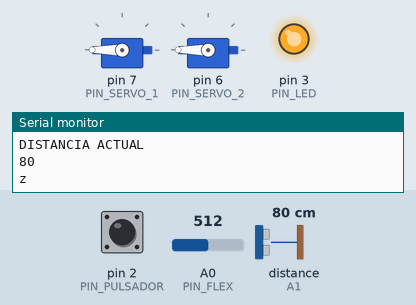
A sketch run on a simulated Arduino Uno, built with avr-gcc and run on an emulated ATmega328P. Shown: 2 × servo, output pins drawn as LEDs (lit = HIGH), the last lines printed to the serial monitor. Wiring (inferred from the names in the program): ultrasonic range finder: trigger A2; echo A1. Dashed ring = blinking. The test bench sets the inputs (shaded band); at power-on: distance to the obstacle (sensor on A1) 80 cm, A0 (PIN_FLEX) = 512, pin 2 (PIN_PULSADOR) LOW. The echo pulse lasts 58.3 µs per cm; pins used as bus, display or sensor lines are not drawn.

Above: at 2.8 s.
2.9 s: distance to the obstacle (sensor on A1) set to 24 cm
6.2 s: distance to the obstacle (sensor on A1) set to 18 cm
At 7.31 s:
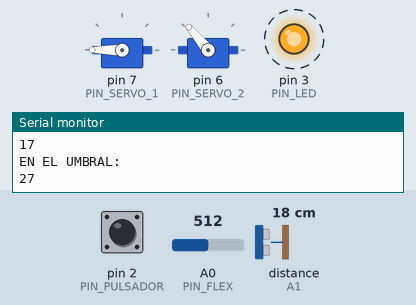
9.7 s: A0 (PIN_FLEX) set to 190
At 9.92 s:
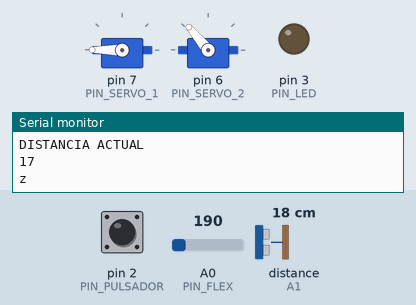
At 19.7 s:
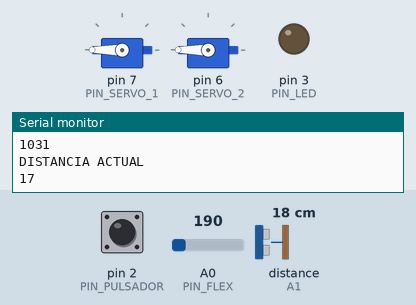
Timing chart, 0 to 20.0 s (numbered marks = the images above; inputs shaded):
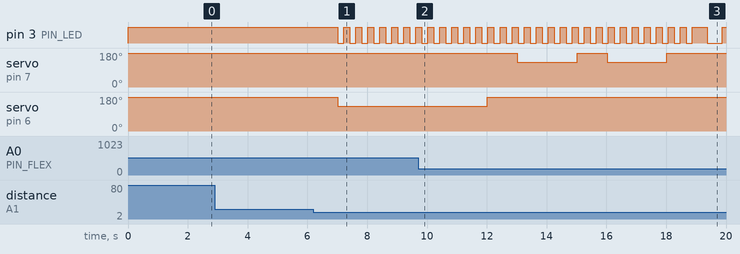

The sketch:

kuttalimentar.ino
```cpp
/// Habilitacion de debug para la impresion por el puerto serial
#define SERIAL_DEBUG_ENABLED 0

#if SERIAL_DEBUG_ENABLED
#define DebugPrint(str) \
  { \
    Serial.println(str); \
  }
#else
#define DebugPrint(str)
#endif

#define DebugPrintEstado(estado, evento) \
  { \
    String est = estado; \
    String evt = evento; \
    String str; \
    str = "-----------------------------------------------------"; \
    DebugPrint(str); \
    str = "EST-> [" + est + "]: " + "EVT-> [" + evt + "]."; \
    DebugPrint(str); \
    str = "-----------------------------------------------------"; \
    DebugPrint(str); \
  }

/// ESTADOS DEL EMBEBIDO
#define ESTADO_EMBED_INIT 100
#define ESTADO_EMBED_IDLE 101
#define ESTADO_EMBED_OPEN_SERVING 102
#define ESTADO_EMBED_CLOSED_MEASURING 103
#define ESTADO_EMBED_SERVING 104
#define ESTADO_EMBED_INSUFICIENTE 105

/// ESTADOS DEL LED
#define ESTADO_LED_APAGADO 200
#define ESTADO_LED_PRENDIDO 201

#define ESTADO_LED_SLOW_BLINK_PRENDIDO 202
#define ESTADO_LED_SLOW_BLINK_APAGADO 203

#define ESTADO_LED_FAST_BLINK_PRENDIDO 204
#define ESTADO_LED_FAST_BLINK_APAGADO 205

/// ESTADOS DEL BOTON
#define ESTADO_BOTON_PRESIONADO 1
#define ESTADO_BOTON_SUELTO 0

/// ESTADOS DEL SERVO
#define ESTADO_SERVO_ABIERTO 1
#define ESTADO_SERVO_CERRADO 0

/// ESTADOS DEL FLEX
#define ESTADO_FLEX_PORCION_SERVIDA 1
#define ESTADO_FLEX_PORCION_FALTANTE 0

/// EVENTOS
#define EVENTO_CONTINUE 1000
#define EVENTO_PESO_PORCION_FALTA 2000
#define EVENTO_PESO_PORCION_COMPLETA 3000
#define EVENTO_PESO_PORCION_INSUFICIENTE 4000
#define EVENTO_PRESENCIA_DETECTADA 5000
#define EVENTO_OPEN_SERVING_TIMEOUT 6000
#define EVENTO_PORCION_SERVIDA 7000

/// PINES
#define PIN_PULSADOR 2
#define PIN_LED 3
#define PIN_SERVO_1 7
#define PIN_SERVO_2 6
#define PIN_FLEX A0
#define PIN_DISTANCIA_ECHO A1
#define PIN_DISTANCIA_TRIGGER A2

#define SERVO_OPEN_POSITION 130
#define SERVO_CLOSED_POSITION 180

/// UMBRALES
#define UMBRAL_TIMEOUT 1000 // Para correr una vez por segundo
#define UMBRAL_LED_FAST_BLINK_TIMEOUT 200 // Estos numeros son grandes pero probablemente tengan que ser mucho mas chicos en el arduino normal
#define UMBRAL_LED_SLOW_BLINK_TIMEOUT 500
#define UMBRAL_PESO_PORCION 200
#define UMBRAL_PRESENCIA_MAXIMA 20
#define UMBRAL_PRESENCIA_MINIMA 1
#define UMBRAL_PROCESO_PORCION 1500
#define UMBRAL_PROCESO_SERVING 5000

#define SERVING_LIMIT 4 // Abrimos y cerramos el servo de porcion 4 veces y si no hay comida en ese punto mandamos al estado insuficiente

// INCLUDES
#include <Servo.h>
#include <SoftwareSerial.h>

/// TIPOS
typedef struct stSensor {
  int pin;
  int pinEcho;
  int pinTrigger;
  long valor_actual;
  long valor_previo;
  int estado;
} stSensor;
typedef struct stLed {
  int pin;
  int estado;

  long ultima_lectura_millis; // Esto va a ser usado para hacer un blink rapido o lento.
  bool timeout;
} stLed;
typedef struct stPulsador {
  int estado;
} stPulsador;
typedef int stEvento;
typedef int stEstado;
typedef struct stServo {
  Servo servo;
  int estado_servo;
} stServo;

/// VARIABLES GLOBALES
stEvento evento;  // Objeto con el ultimo evento ocurrido
volatile stEstado estado;  // Objeto estado con el estado actual del embebido
stSensor sensor_distancia;
stSensor sensor_flex;
stPulsador pulsador;
stLed led;
bool timeout;  // Timeout para el ciclo de la maquina de estado
long ultima_lectura_millis;
long ultima_lectura_millis_proceso_servir;
long ultima_lectura_millis_proceso_porcion; // Ultima lectura para medir el timing de los servos.
long ultima_lectura_millis_proceso_puerta;
stServo servo_porcion;  // Objeto servo para manejar puerta de porcion.
stServo servo_puerta;
SoftwareSerial BTSerial(10,11); // Objeto software serial para el modulo bluetooth en los pines 10 y 11.
int intentos_porcion = 0;

int UMBRAL_PESO_PORCION_CUSTOM = UMBRAL_PESO_PORCION; // Dejado como posible modo de mandar un peso custom de porcion

void do_init() {
  Serial.begin(9600);
  BTSerial.begin(9600);

  timeout = false;
  ultima_lectura_millis = millis();

  pinMode(PIN_PULSADOR, INPUT);
  attachInterrupt(digitalPinToInterrupt(PIN_PULSADOR), interrupt_pulsador, CHANGE);

  servo_porcion.servo.attach(PIN_SERVO_1);
  servo_puerta.servo.attach(PIN_SERVO_2);
  servo_porcion.estado_servo = ESTADO_SERVO_CERRADO;
  servo_puerta.estado_servo = ESTADO_SERVO_CERRADO;

  sensor_distancia.pinTrigger = PIN_DISTANCIA_TRIGGER;
  sensor_distancia.pinEcho = PIN_DISTANCIA_ECHO;

  sensor_flex.pin = PIN_FLEX;
  sensor_flex.estado = ESTADO_FLEX_PORCION_FALTANTE; // todo repensarlo

  led.pin = PIN_LED;
  led.estado = ESTADO_LED_APAGADO;
  pinMode(PIN_LED, OUTPUT);

  pulsador.estado = ESTADO_BOTON_SUELTO;

  estado = ESTADO_EMBED_INIT;
}

void setup() {
  do_init();
}

void loop() {
  maquina_estado();
}

bool detectar_eventos_flex(int lectura_millis) {
  if (servo_puerta.estado_servo == ESTADO_SERVO_ABIERTO || servo_porcion.estado_servo == ESTADO_SERVO_ABIERTO) {
    return false;
  }

  char buf[16];
  ltoa(sensor_flex.valor_actual, buf, 10);
  BTSerial.write(buf);

  if (sensor_flex.valor_actual < UMBRAL_PESO_PORCION_CUSTOM) {
    sensor_flex.estado = ESTADO_FLEX_PORCION_FALTANTE;
    ultima_lectura_millis_proceso_porcion = lectura_millis;
    if (intentos_porcion >= SERVING_LIMIT) {
      evento = EVENTO_PESO_PORCION_INSUFICIENTE;
      return true;
    }
    evento = EVENTO_PESO_PORCION_FALTA;
    return true;
  }

  if (sensor_flex.valor_actual >= UMBRAL_PESO_PORCION_CUSTOM && sensor_flex.estado != ESTADO_FLEX_PORCION_SERVIDA) {
    intentos_porcion = 0;
    sensor_flex.estado = ESTADO_FLEX_PORCION_SERVIDA;
    evento = EVENTO_PESO_PORCION_COMPLETA;
    return true;
  }

  return false;
}

bool detectar_eventos_distancia(int lectura_millis) {
  bool timeout_proceso = false;
  int diferencia;
  if (servo_porcion.estado_servo == ESTADO_SERVO_ABIERTO || servo_puerta.estado_servo == ESTADO_SERVO_ABIERTO) {
    return false;
  }
  if (sensor_distancia.valor_actual > UMBRAL_PRESENCIA_MINIMA && sensor_distancia.valor_actual < UMBRAL_PRESENCIA_MAXIMA) {
    Serial.println("EN EL UMBRAL:\t");
    Serial.println(sensor_distancia.valor_actual+'\n');
    // Chequeamos el timeout para el proceso de servir que se resetea una vez
    // que se sirve la primera comida.
    diferencia = (lectura_millis - ultima_lectura_millis_proceso_servir);
    //diferencia = 200000;
    timeout_proceso = (diferencia >= UMBRAL_PROCESO_SERVING) ? (true) : (false);
    if (timeout_proceso) {
      ultima_lectura_millis_proceso_puerta = lectura_millis;
      evento = EVENTO_PRESENCIA_DETECTADA;
      return true;
    }
  }

  return false;
}

bool detectar_eventos_servo_porcion(int lectura_millis) {
  bool timeout_proceso = false;
  int diferencia;
  if (servo_porcion.estado_servo == ESTADO_SERVO_ABIERTO) {
    intentos_porcion += 1;
    diferencia = (lectura_millis - ultima_lectura_millis_proceso_porcion);
    timeout_proceso = (diferencia > UMBRAL_PROCESO_PORCION) ? (true) : (false);
    if (timeout_proceso) {
      evento = EVENTO_OPEN_SERVING_TIMEOUT;
      return true;
    }
  }
  return false;
}

bool detectar_eventos_servo_puerta(int lectura_millis) {
  bool timeout_proceso = false;
  int diferencia;
  if (servo_puerta.estado_servo == ESTADO_SERVO_ABIERTO) {
    diferencia = (lectura_millis - ultima_lectura_millis_proceso_puerta);
    timeout_proceso = (diferencia > UMBRAL_PROCESO_SERVING) ? (true) : (false);
    if (timeout_proceso) {
      // Cuando cerramos el servo de la puerta queremos esperar
      // a que se cumpla el tiempo para poder volver a servir nuevamente.
      ultima_lectura_millis_proceso_servir = lectura_millis;
      evento = EVENTO_PORCION_SERVIDA;
      return true;
    }
  }
  return false;
}


bool detectar_eventos(int lectura_millis) {
  int diferencia;
  bool timeout_proceso = false;

  if (detectar_eventos_flex(lectura_millis)) {
    return true;
  }

  if (detectar_eventos_distancia(lectura_millis)) {
    return true;
  }

  if (detectar_eventos_servo_porcion(lectura_millis)) {
    return true;
  }

  if (detectar_eventos_servo_puerta(lectura_millis)) {
    return true;
  }

  if ((pulsador.estado == ESTADO_BOTON_PRESIONADO) || (leerBluetooth()==true)) {
    ultima_lectura_millis_proceso_puerta = lectura_millis;
    pulsador.estado = ESTADO_BOTON_SUELTO;
    evento = EVENTO_PRESENCIA_DETECTADA;
    return true;
  }

  pulsador.estado = ESTADO_BOTON_SUELTO;
  return false;
}

bool leerBluetooth()
{
  bool returnValue = false;
  char inputBT = 'z';
  if (BTSerial.available()) {
    Serial.println("RECEIVING");
    inputBT = BTSerial.read();
    Serial.println(inputBT);
  }
  if(inputBT == 'a') {
    Serial.println("READ");
    returnValue = true;
  }
  Serial.println(inputBT);
  return returnValue;
}

void leer_sensores() {
  leer_sensor_distancia();
  leer_sensor_peso();
}

void generar_evento() {
  long lectura_millis = millis();
  long diferencia = lectura_millis - ultima_lectura_millis;
  timeout = (diferencia > UMBRAL_TIMEOUT) ? (true) : (false);

  if (timeout) {
    timeout = false;
    ultima_lectura_millis = lectura_millis;

    leer_sensores();
    if (detectar_eventos(lectura_millis)) {
      return;
    }
  }

  evento = EVENTO_CONTINUE;
}

void maquina_estado() {
  generar_evento();

  switch (estado) {
    case ESTADO_EMBED_INIT:
      {
        switch (evento) {
          case EVENTO_CONTINUE:
            {
              DebugPrintEstado("ESTADO_EMBED_INIT", "ESTADO CONTINUE");
              servo_puerta.servo.write(SERVO_CLOSED_POSITION);
              servo_porcion.servo.write(SERVO_CLOSED_POSITION);
              estado = ESTADO_EMBED_IDLE;
              led.estado = ESTADO_LED_PRENDIDO;
              manejar_led();
              break;
            }
          default:
            {
              DebugPrintEstado("ESTADO_EMBED_INIT", "Evento desconocido");
              break;
            }
        }
        break;
      }
    case ESTADO_EMBED_IDLE:
      {
        switch (evento) {
          case EVENTO_CONTINUE:
            {
              DebugPrintEstado("ESTADO_EMBED_IDLE", "EVENTO_CONTINUE");
              manejar_led();
              break;
            }
          case EVENTO_PESO_PORCION_FALTA:
            {
              DebugPrintEstado("ESTADO_EMBED_IDLE", "EVENTO_PESO_PORCION_FALTA");
              led.estado = ESTADO_LED_FAST_BLINK_PRENDIDO;
              manejar_led();
              estado = ESTADO_EMBED_OPEN_SERVING;
              break;
            }
          case EVENTO_PRESENCIA_DETECTADA:
            {
              DebugPrintEstado("ESTADO_EMBED_IDLE", "EVENTO_PRESENCIA_DETECTADA");
              led.estado = ESTADO_LED_FAST_BLINK_PRENDIDO;
              manejar_led();
              BTSerial.write("A");
              estado = ESTADO_EMBED_SERVING;
              break;
            }
          default:
            {
              DebugPrintEstado("ESTADO_EMBED_IDLE", "Evento desconocido");
              break;
            }
        }
        break;
      }
    case ESTADO_EMBED_OPEN_SERVING:
      {
        switch (evento) {
          case EVENTO_CONTINUE:
            {
              // manejar_led();
              DebugPrintEstado("ESTADO_EMBED_OPEN_SERVING", "EVENTO_CONTINUE");
              manejar_led();
              servo_porcion.servo.write(SERVO_OPEN_POSITION);
              servo_porcion.estado_servo = ESTADO_SERVO_ABIERTO;
              break;
            }
          case EVENTO_OPEN_SERVING_TIMEOUT:
            {
              DebugPrintEstado("ESTADO_EMBED_OPEN_SERVING", "EVENTO_OPEN_SERVING_TIMEOUT");
              manejar_led();
              servo_porcion.servo.write(SERVO_CLOSED_POSITION);
              servo_porcion.estado_servo = ESTADO_SERVO_CERRADO;
              estado = ESTADO_EMBED_CLOSED_MEASURING;
              break;
            }
          default:
            {
              DebugPrintEstado("ESTADO_EMBED_OPEN_SERVING", "Evento desconocido");
              break;
            }
        }
        break;
      }
    case ESTADO_EMBED_CLOSED_MEASURING:
      {
        switch (evento) {
          case EVENTO_CONTINUE:
            {
              DebugPrintEstado("ESTADO_EMBED_CLOSED_MEASURING", "EVENTO_CONTINUE");
              manejar_led();
              break;
            }
          case EVENTO_PESO_PORCION_COMPLETA:
            {
              DebugPrintEstado("ESTADO_EMBED_CLOSED_MEASURING", "EVENTO_PESO_PORCION_COMPLETA");
              manejar_led();
              led.estado = ESTADO_LED_PRENDIDO;
              estado = ESTADO_EMBED_IDLE;
              BTSerial.write("C");
              break;
            }
          case EVENTO_PESO_PORCION_INSUFICIENTE:
            {
              DebugPrintEstado("ESTADO_EMBED_CLOSED_MEASURING", "EVENTO_PESO_PORCION_INSUFICIENTE");
              manejar_led();
              led.estado = ESTADO_LED_SLOW_BLINK_PRENDIDO;
              estado = ESTADO_EMBED_INSUFICIENTE;
              BTSerial.write("F");
              break;
            }
          case EVENTO_PESO_PORCION_FALTA:
            {
              DebugPrintEstado("ESTADO_EMBED_CLOSED_MEASURING", "EVENTO_PESO_PORCION_FALTA");
              manejar_led();
              estado = ESTADO_EMBED_OPEN_SERVING;
              BTSerial.write("I");
              break;
            }
          default:
            {
              DebugPrintEstado("ESTADO_EMBED_CLOSED_MEASURING", "Evento desconocido");
              break;
            }
        }
        break;
      }
    case ESTADO_EMBED_SERVING:
      {
        switch (evento) {
          case EVENTO_CONTINUE:
            {
              DebugPrintEstado("ESTADO_EMBED_SERVING", "EVENTO_CONTINUE");
              manejar_led();
              servo_puerta.servo.write(SERVO_OPEN_POSITION);
              servo_puerta.estado_servo = ESTADO_SERVO_ABIERTO;
              // manejar_led();
              break;
            }
          case EVENTO_PORCION_SERVIDA:
            {
              DebugPrintEstado("ESTADO_EMBED_SERVING", "EVENTO_PORCION_SERVIDA");
              manejar_led();
              servo_puerta.servo.write(SERVO_CLOSED_POSITION);
              servo_puerta.estado_servo = ESTADO_SERVO_CERRADO;
              estado = ESTADO_EMBED_IDLE;
              BTSerial.write("S");
              break;
            }
          default:
            {
              DebugPrintEstado("ESTADO_EMBED_SERVING", "Evento desconocido");
              break;
            }
        }
        break;
      }
    case ESTADO_EMBED_INSUFICIENTE:
      {
        switch (evento) {
          case EVENTO_CONTINUE:
            {
              // El estado insuficiente basicamente dice que se intento llenar la porcion
              // y no se llego al peso de porcion, por lo que el alimentador queda en este estado
              // esperando que se llene el bidon y se reinicie el sistema.
              DebugPrintEstado("ESTADO_EMBED_INSUFICIENTE", "EVENTO_CONTINUE");
              manejar_led();
              break;
            }
          default:
            {
              DebugPrintEstado("ESTADO_EMBED_INSUFICIENTE", "Evento desconocido");
              break;
            }
        }
        break;
      }
    default:
      {
        DebugPrintEstado("ESTADO DESCONOCIDO", "");
      }
  }
}

void leer_sensor_distancia() {
  long tiempo_pulso;
  long distancia;
  long velocidad_sonido = 29; // 1 cm cada 29 nanosegundos
  long factor_distancia = 2; // Dividimos la distancia por 2 porque el ancho de pulso nos da el tiempo que tarda en ir y volver.

  pinMode(sensor_distancia.pinTrigger, OUTPUT);
  digitalWrite(sensor_distancia.pinTrigger, LOW);

  delayMicroseconds(2);
  digitalWrite(sensor_distancia.pinTrigger, HIGH);

  delayMicroseconds(10);
  digitalWrite(sensor_distancia.pinTrigger, LOW);

  pinMode(sensor_distancia.pinEcho, INPUT);
  // dividimos el tiempo de pulso por dos porque
  tiempo_pulso = pulseIn(sensor_distancia.pinEcho, HIGH);
  Serial.println("TIEMPO PULSO:\n");
  Serial.println(tiempo_pulso);

  // Convierto la medicion en centimetros.
  distancia = tiempo_pulso / velocidad_sonido / factor_distancia;

  sensor_distancia.valor_previo = sensor_distancia.valor_actual;
  sensor_distancia.valor_actual = distancia;
  Serial.println("DISTANCIA ACTUAL\n");
  Serial.println(sensor_distancia.valor_actual);
}

void leer_sensor_peso() {
  long lectura = analogRead(sensor_flex.pin);
  sensor_flex.valor_previo = sensor_flex.valor_actual;
  sensor_flex.valor_actual = lectura;
}

void  manejar_led() {
  switch (led.estado) {
    case ESTADO_LED_APAGADO:
      {
        digitalWrite(led.pin, LOW);
        break;
      }
    case ESTADO_LED_PRENDIDO:
      {
        digitalWrite(led.pin, HIGH);
        break;
      }
    case ESTADO_LED_FAST_BLINK_APAGADO:
      {
        long lectura_millis = millis();
        long diferencia = lectura_millis - led.ultima_lectura_millis;
        led.timeout = (diferencia > UMBRAL_LED_FAST_BLINK_TIMEOUT) ? (true) : (false);
        if (led.timeout) {
          led.estado = ESTADO_LED_FAST_BLINK_PRENDIDO;
          led.ultima_lectura_millis = lectura_millis;
        } else {
          digitalWrite(led.pin, LOW);
        }
        break;
      }
    case ESTADO_LED_FAST_BLINK_PRENDIDO:
      {
        long lectura_millis = millis();
        long diferencia = lectura_millis - led.ultima_lectura_millis;
        led.timeout = (diferencia > UMBRAL_LED_FAST_BLINK_TIMEOUT) ? (true) : (false);
        if (led.timeout) {
          led.estado = ESTADO_LED_FAST_BLINK_APAGADO;
          led.ultima_lectura_millis = lectura_millis;
        } else {
          digitalWrite(led.pin, HIGH);
        }
        break;
      }
    case ESTADO_LED_SLOW_BLINK_APAGADO:
      {
        long lectura_millis = millis();
        long diferencia = lectura_millis - led.ultima_lectura_millis;
        led.timeout = (diferencia > UMBRAL_LED_SLOW_BLINK_TIMEOUT) ? (true) : (false);
        if (led.timeout) {
          led.estado = ESTADO_LED_SLOW_BLINK_PRENDIDO;
          led.ultima_lectura_millis = lectura_millis;
        } else {
          digitalWrite(led.pin, LOW);
        }
        break;
      }
    case ESTADO_LED_SLOW_BLINK_PRENDIDO:
      {
        long lectura_millis = millis();
        long diferencia = lectura_millis - led.ultima_lectura_millis;
        led.timeout = (diferencia > UMBRAL_LED_SLOW_BLINK_TIMEOUT) ? (true) : (false);
        if (led.timeout) {
          led.estado = ESTADO_LED_SLOW_BLINK_APAGADO;
          led.ultima_lectura_millis = lectura_millis;
        } else {
          digitalWrite(led.pin, HIGH);
        }
        break;
      }
    default:
      digitalWrite(led.pin, LOW);
  }
}

void interrupt_pulsador() {
  pulsador.estado = ESTADO_BOTON_PRESIONADO;
}
```

Measured:
- the behaviour switches between 21 and 20 cm on distance to the obstacle (sensor on A1) (found by bisection; images 0 and 1)
- after the input at 6.2 s, pin 3 (PIN_LED): alternates HIGH for 0.20 s and LOW for 0.20 s, starting after 0.82 s; servo on pin 6 (PIN_SERVO_2): 180° → 130° after 0.82 s
- after the input at 9.7 s, servo on pin 7 (PIN_SERVO_1): alternates 180° for 1.0 s and 130° for 2.0 s, starting after 3.3 s; servo on pin 6 (PIN_SERVO_2): goes on until 12.0 s, then stays 180°
